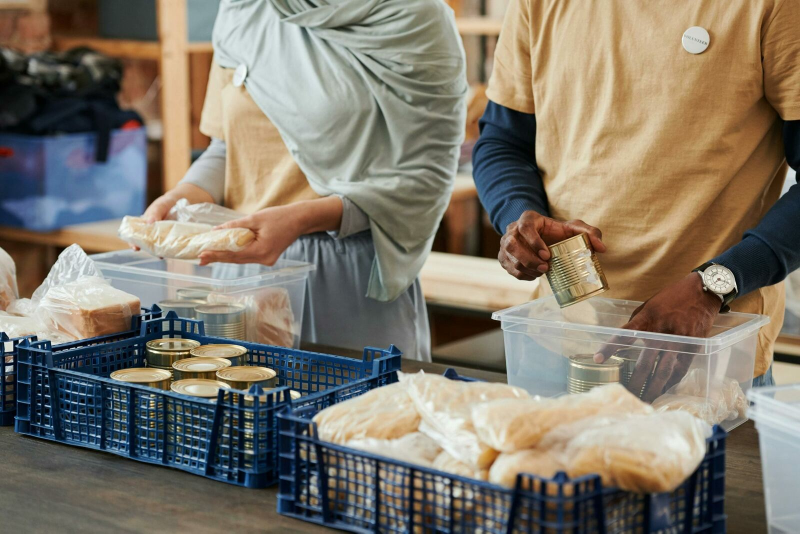
#> input picture lapaixducoeur-reworks/shared/assets/food-bank-volunteers.jpg, 1600 x 1067 px (shown at 1/2 size); its folder holds 5 pictures in this run
$ python prepare-assets.py
#> lines starting #> are read from the running program, lines starting #| are printed output that depends on the picture
#> further down, src is the input picture: PIL image 1600x1067 RGB; mean R, G, B 129.5, 121.6, 107.8
#!/usr/bin/env python3
"""One-off asset preparation (Pillow + ffmpeg). Output is committed under static/assets/.

Run from the site folder:  python3 tools/prepare-assets.py
build.mjs never calls this; it only copies static/ into dist/.
"""
import json, subprocess, sys
from pathlib import Path
from PIL import Image, ImageDraw, ImageEnhance, ImageFont, ImageOps

SITE = Path(__file__).resolve().parent.parent
SRC = SITE.parent / "shared" / "assets"
OUT = SITE / "static" / "assets" / "img"
FONTS = SITE / "static" / "assets" / "fonts"
OUT.mkdir(parents=True, exist_ok=True)

PHOTOS = ["food-bank-volunteers", "bread-sharing", "children-joy", "children-play", "widows",
          "elders", "bible-study", "lunchboxes", "fruit", "clothing", "library"]
WIDTHS = [640, 1024, 1600]


def grade(im: Image.Image) -> Image.Image:
    """Muted, slightly warm documentary grade with lifted blacks."""
    im = im.convert("RGB")
    im = ImageEnhance.Color(im).enhance(0.80)
    im = ImageEnhance.Contrast(im).enhance(0.93)
    r, g, b = im.split()
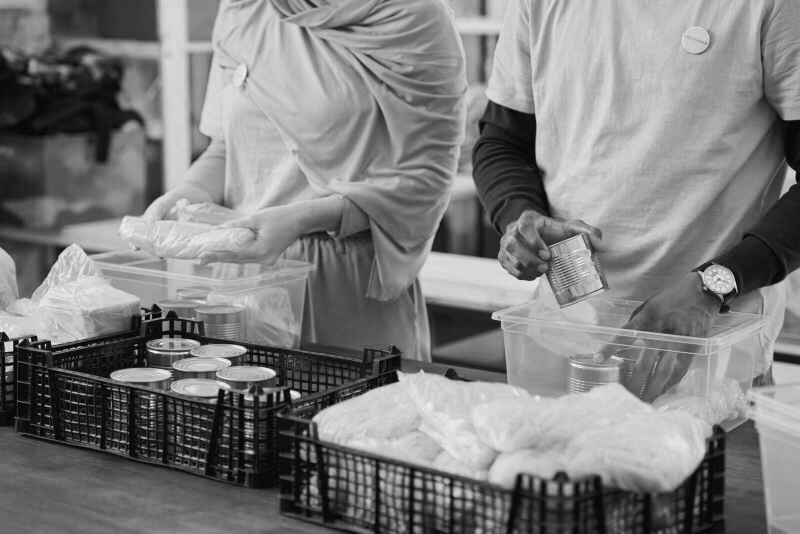
#> r: PIL image 1600x1067 L (shown at 1/2 size); min 8, max 244, mean 126.8
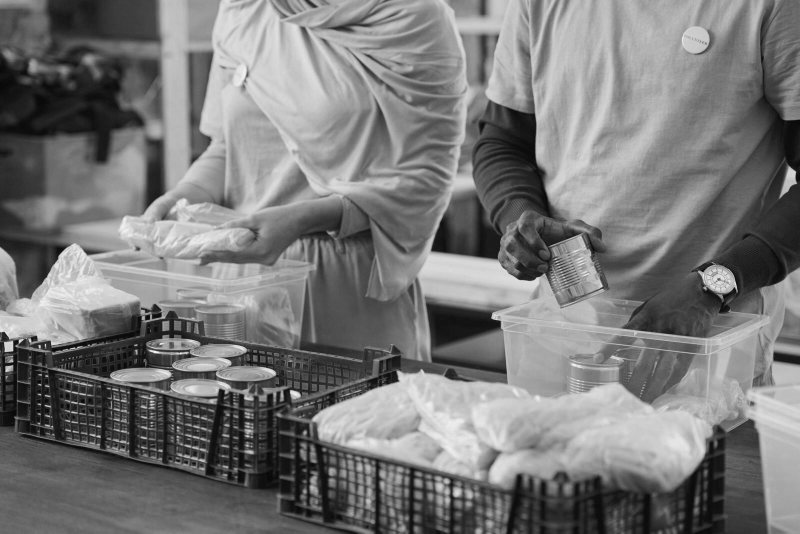
#> g: PIL image 1600x1067 L (shown at 1/2 size); min 8, max 244, mean 120.9
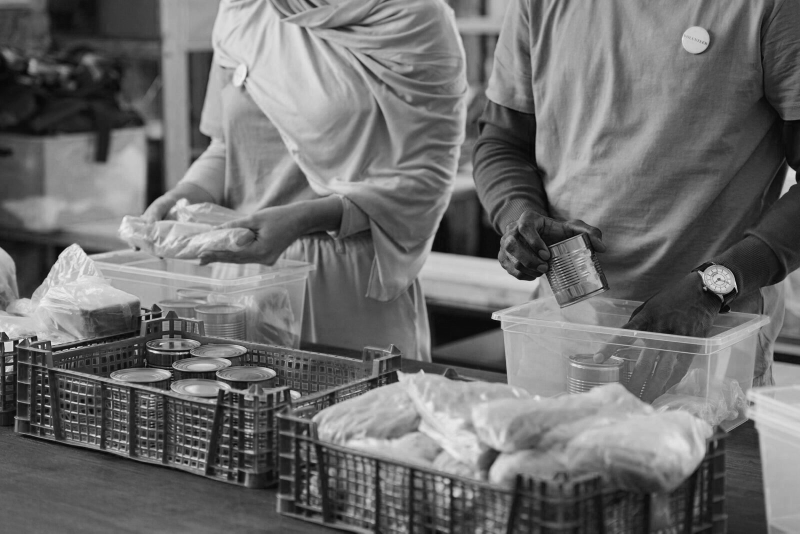
#> b: PIL image 1600x1067 L (shown at 1/2 size); min 8, max 244, mean 110.7
    r = r.point(lambda v: min(255, int(v * 1.025 + 4)))
    g = g.point(lambda v: min(255, int(v * 1.0 + 2)))
    b = b.point(lambda v: min(255, int(v * 0.94)))
    im = Image.merge("RGB", (r, g, b))
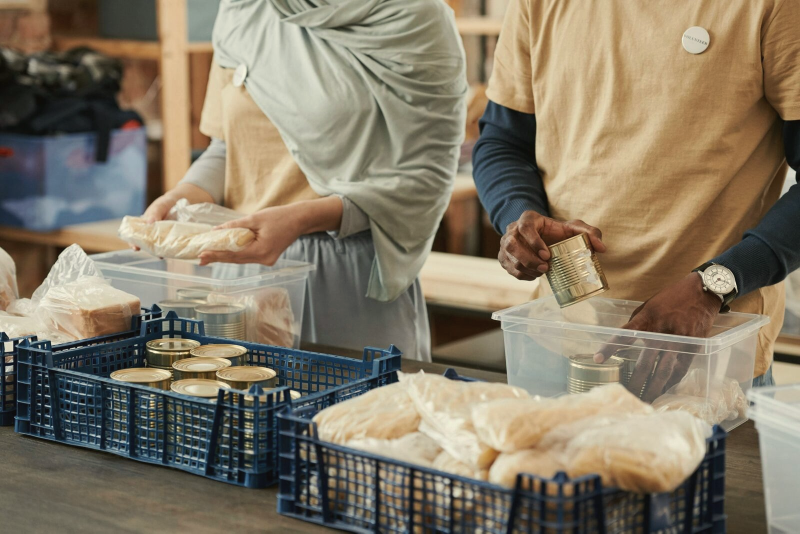
#> im: PIL image 1600x1067 RGB (shown at 1/2 size); mean R, G, B 133.5, 122.9, 103.5
    # matte: lift the darkest tones a little
    return im.point(lambda v: int(14 + v * (236 / 255)))


manifest = {}
for name in PHOTOS:
    src = Image.open(SRC / f"{name}.jpg")
    graded = grade(src)
    w0, h0 = graded.size
#> w0 = 1600; h0 = 1067
    widths = sorted({min(w, w0) for w in WIDTHS})
#> widths = [640, 1024, 1600]
    for w in widths:
        h = round(h0 * w / w0)
        im = graded.resize((w, h), Image.LANCZOS)
        im.save(OUT / f"{name}-{w}.jpg", "JPEG", quality=78, optimize=True, progressive=True)
        im.save(OUT / f"{name}-{w}.webp", "WEBP", quality=74, method=6)
#> this loop made 3 passes
#> pass 1, `im = graded.resize((w, h), Image.LANCZOS)`:
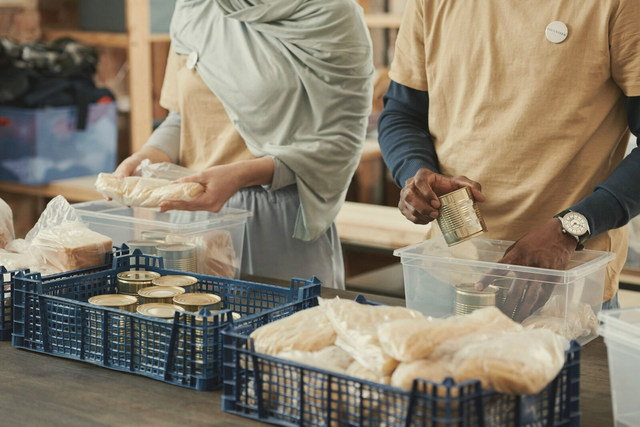
#> im: PIL image 640x427 RGB; mean R, G, B 137, 127.2, 109.3
    manifest[name] = {"w": w0, "h": h0, "widths": widths}
#> pass 2 of the loop `for name in PHOTOS:`:
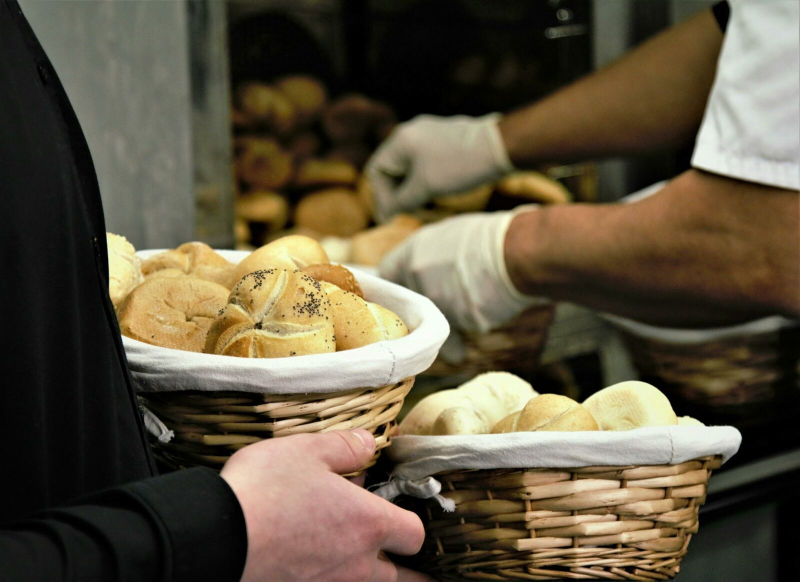
#> input picture lapaixducoeur-reworks/shared/assets/bread-sharing.jpg, 1600 x 1163 px (shown at 1/2 size)
#> src is the input picture: PIL image 1600x1163 RGB; mean R, G, B 95.1, 84.9, 64.6
#> in grade (call 2), `r, g, b = im.split()`:
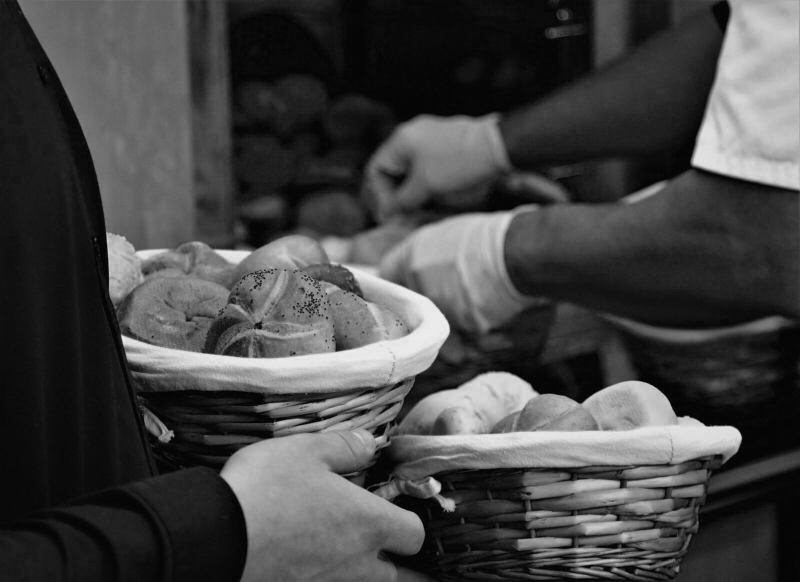
#> b: PIL image 1600x1163 L (shown at 1/2 size); min 5, max 242, mean 69.1
#> the loop `for w in widths:` made 3 passes
#> pass 1, `im = graded.resize((w, h), Image.LANCZOS)`:
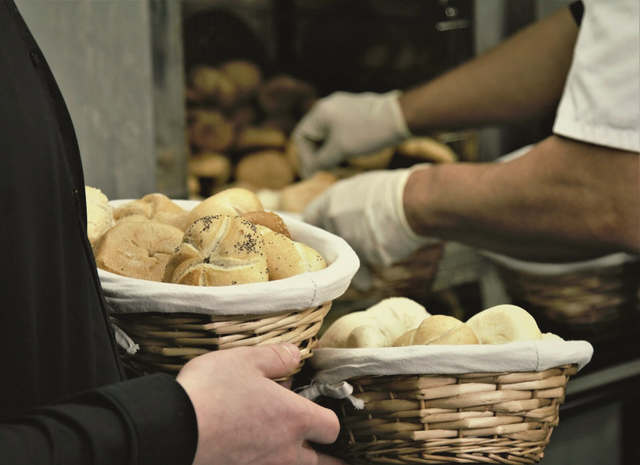
#> im: PIL image 640x465 RGB; mean R, G, B 103.9, 93.2, 73.1
#> pass 3 of the loop `for name in PHOTOS:`:
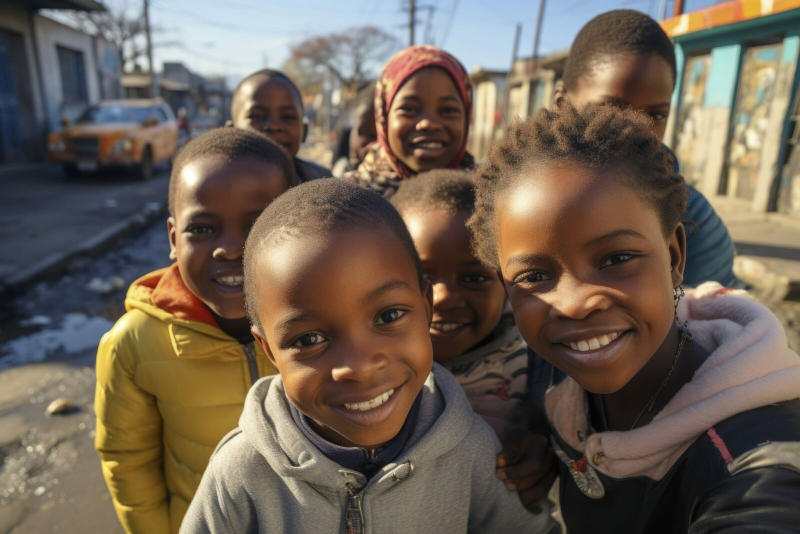
#> input picture lapaixducoeur-reworks/shared/assets/children-joy.jpg, 1600 x 1067 px (shown at 1/2 size)
#> src is the input picture: PIL image 1600x1067 RGB; mean R, G, B 110.2, 97.2, 83.9
#> in grade (call 3), `r, g, b = im.split()`:
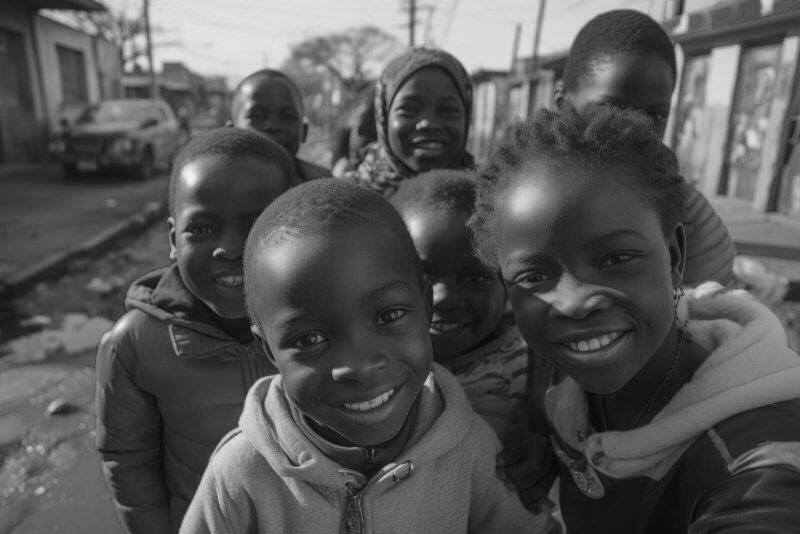
#> b: PIL image 1600x1067 L (shown at 1/2 size); min 6, max 243, mean 87
#> the loop `for w in widths:` made 3 passes
#> pass 1, `im = graded.resize((w, h), Image.LANCZOS)`:
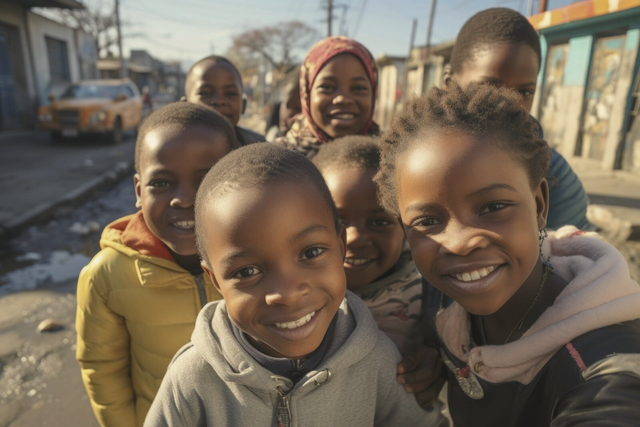
#> im: PIL image 640x427 RGB; mean R, G, B 117.9, 105.1, 88.7
#> (the run stopped early here; a loop or call above may not have finished)
